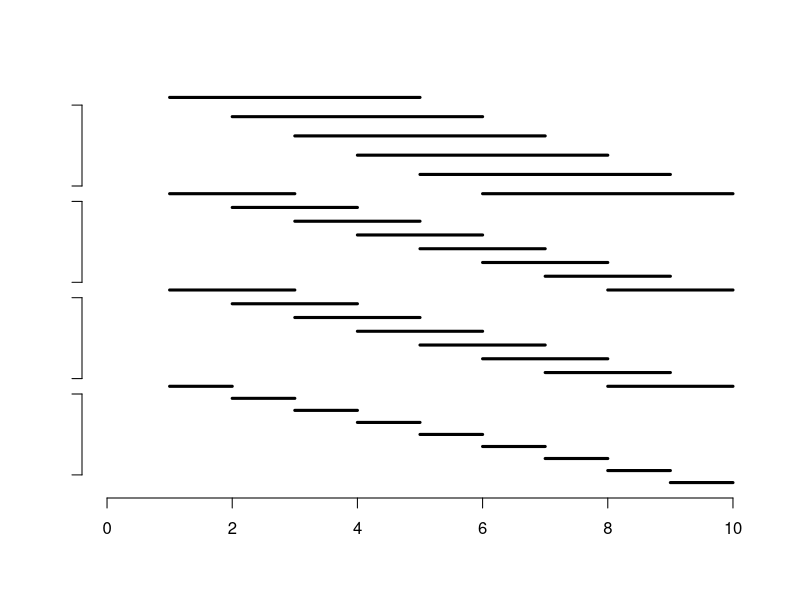

Write R code to recreate this figure.

## params
##

nn <- 10

aa <- sqrt(2)

eps <- 0.02

n_scales <- floor(logb(nn/2,aa))


## base plot
##

plot(NULL, xlim = c(0,nn), ylim = c(0,1), axes = FALSE, ann = FALSE)

axis(1)


## plot scales
##

for (kk in 1:n_scales)
{
  ww <- floor(aa**kk)
  
  yy <- seq(kk/n_scales,(kk-1)/n_scales, length.out = nn - ww)
  
  axis(2, at = c((kk-1)/n_scales + eps, kk/n_scales - eps), ann = FALSE, labels = FALSE)
  
  for (ll in 1:(nn - ww))
  {
    segments(x0 = ll, x1 = ll+ww, y0 = yy[ll], y1 = yy[ll], lwd = 3)
  }
}
